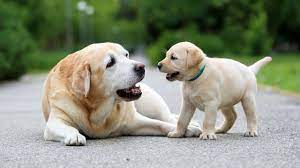
#> input picture BEGLEVELTask4Imagetopencil/download.jpg, 300 x 168 px, found by its file name
$ jupyter execute LGM_BEG_task4.ipynb
#> lines starting #> are read from the running program, lines starting #| are printed output that depends on the picture
# LGM Internship - Lets Grow More
### Author: Harshit Singh
##  BEGINNER LEVEL TASK
#### Task4 - VIP Data Science Task
##### Image to Pencil Sketch with Python

[cell 1]
# importing libraries
import cv2
from google.colab.patches import cv2_imshow
import matplotlib.pyplot as plt

[cell 2]
# Read the image using pandas method read_csv
image=cv2.imread("/download.jpg")
#> image is the input picture: shape (168, 300, 3); mean B, G, R 121.3, 140.7, 135.2
cv2_imshow(image)

##### Now after reading the image, we will create a new image by converting the original image to greyscale:

[cell 3]
gray_scale_image=cv2.cvtColor(image,cv2.COLOR_BGR2GRAY) # converting image from RGB to GRAY scale image
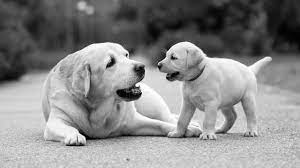
#> gray_scale_image: shape (168, 300); min 0, max 255, mean 136.8
cv2_imshow(gray_scale_image)

##### Now the next step is to invert the new grayscale image:

[cell 4]
inverted_image = cv2.bitwise_not(gray_scale_image)  # using bitwise_not func to invert the image
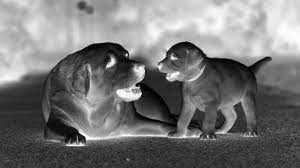
#> inverted_image: shape (168, 300); min 0, max 255, mean 118.2

cv2_imshow(inverted_image)

##### Now the next step in the process is to blur the image by using the Gaussian Function in OpenCV:

[cell 5]
img_smoothing = cv2.GaussianBlur(inverted_image, (21, 21),sigmaX=0, sigmaY=0)
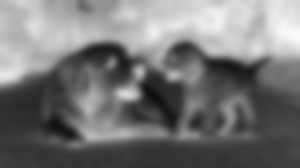
#> img_smoothing: shape (168, 300); min 15, max 250, mean 118.2
#We have used the gaussian blur technique with 21 x 21 pixel and the default sigma values filter on the image to smoothen our image.
cv2_imshow(img_smoothing)

##### Then the final step is to invert the blurred image, then we can easily convert the image into a pencil sketch:

[cell 6]
def pencil_sketch(x, y):
#dividing the greyscale value of the image by the inverse of blurred image value which highlights the boldest edges of an image
    return cv2.divide(x, 255 - y, scale=256)
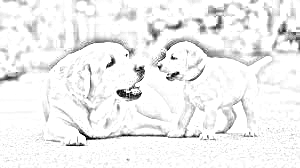
#> returned value: shape (168, 300); min 0, max 255, mean 240.1
